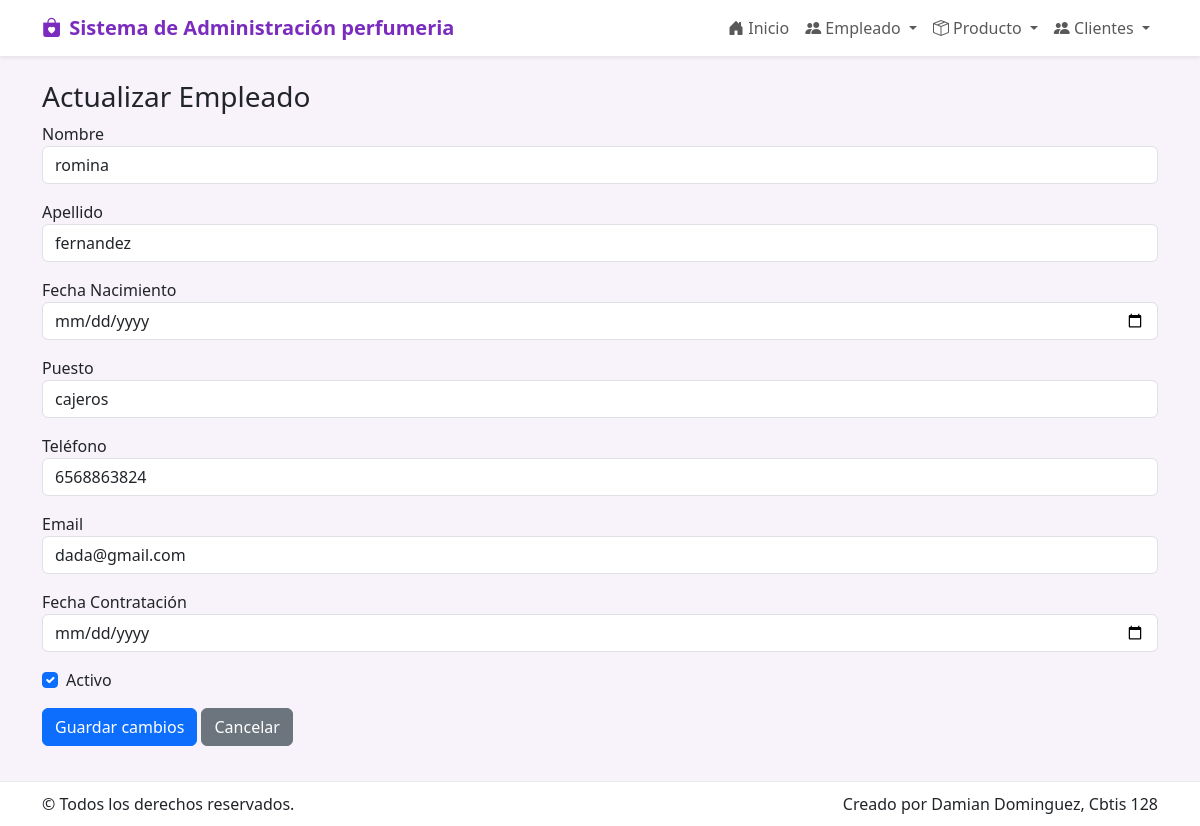
Page /empleado/actualizar/5/ on the committed database.
### app_perfumeria/models.py (models this page shows, shortened)
class Empleado(models.Model):
    nombre = models.CharField(max_length=100)
    apellido = models.CharField(max_length=100)
    fecha_nacimiento = models.DateField(blank=True, null=True)
    puesto = models.CharField(max_length=100, blank=True, null=True)
    telefono = models.CharField(max_length=20, blank=True, null=True)
    email = models.EmailField(blank=True, null=True)
    fecha_contratacion = models.DateField(blank=True, null=True)
    activo = models.BooleanField(default=True)

### app_perfumeria/views.py (the view)
# urls.py: path('empleado/actualizar/<int:empleado_id>/', views.actualizar_empleado, name='actualizar_empleado'),
def actualizar_empleado(request, empleado_id):
    empleado = get_object_or_404(Empleado, id=empleado_id)
    return render(request, 'empleado/actualizar_empleado.html', {'empleado': empleado})

### app_perfumeria/templates/empleado/actualizar_empleado.html (shortened to what this page needs)
{% extends 'base.html' %}
{% block content %}
<h3>Actualizar Empleado</h3>
<form method="post" action="{% url 'realizar_actualizacion_empleado' empleado.id %}">
  <div class="mb-3"><label>Nombre</label><input class="form-control" name="nombre" value="{{ empleado.nombre }}"></div>
  <div class="mb-3"><label>Apellido</label><input class="form-control" name="apellido" value="{{ empleado.apellido }}"></div>
  <div class="mb-3"><label>Fecha Nacimiento</label><input type="date" class="form-control" name="fecha_nacimiento" value="{{ empleado.fecha_nacimiento }}"></div>
  <div class="mb-3"><label>Puesto</label><input class="form-control" name="puesto" value="{{ empleado.puesto }}"></div>
  <div class="mb-3"><label>Teléfono</label><input class="form-control" name="telefono" value="{{ empleado.telefono }}"></div>
  <div class="mb-3"><label>Email</label><input class="form-control" name="email" value="{{ empleado.email }}"></div>
  <div class="mb-3"><label>Fecha Contratación</label><input type="date" class="form-control" name="fecha_contratacion" value="{{ empleado.fecha_contratacion }}"></div>
  <div class="form-check mb-3"><input type="checkbox" class="form-check-input" id="activo" name="activo" {% if empleado.activo %}checked{% endif %}><label class="form-check-label" for="activo">Activo</label></div>
  <button class="btn btn-primary">Guardar cambios</button>
  <a class="btn btn-secondary" href="{% url 'ver_empleado' %}">Cancelar</a>
</form>
{% endblock %}

### app_perfumeria/templates/base.html (style rules this page uses)
:root { --morado: #7b2cbf; --rosa: #ff6bcb; --suave: #f8f2fb; }
body { background: var(--suave); }

### rows in the picture
Empleado: nombre "romina", apellido "fernandez", puesto "cajeros", telefono "6568863824", email "dada@gmail.com", activo "☑"
